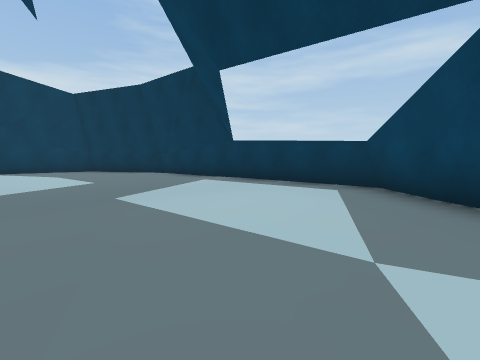
[1] (above)

16 first-person views from a walk through a scene from a Unity 3-D project. The camera is 1.3 m above the floor, tilts 6° down and sees 90° across. The floor is counted in squares, 2 m on a side. Each view is taken from the middle of a square. On the plan, view 1 faces up. The plan holds only what a view shows up to about 9 squares ahead; the rest is blank. The place goes on beyond the plan. The player character is not drawn.

[2]
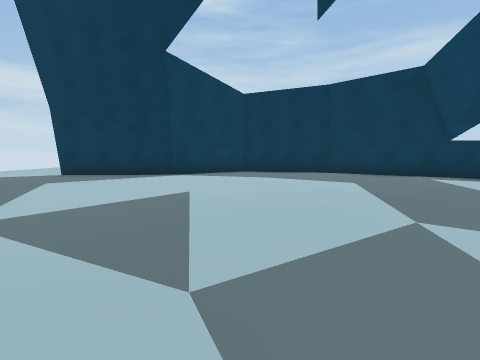

[3]
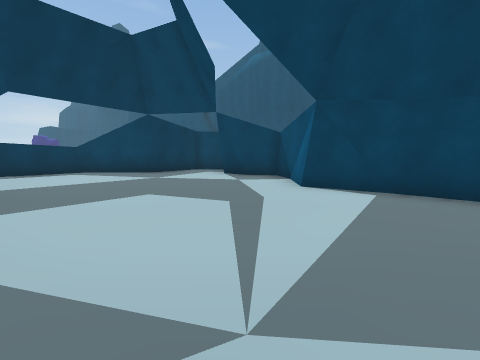

[4]
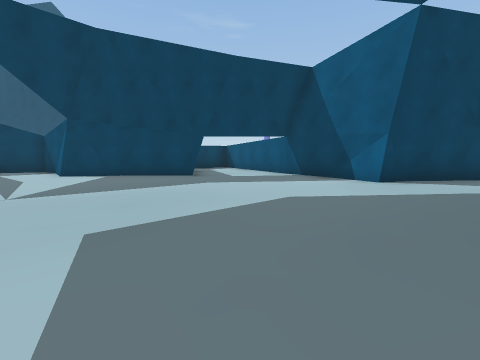

[5]
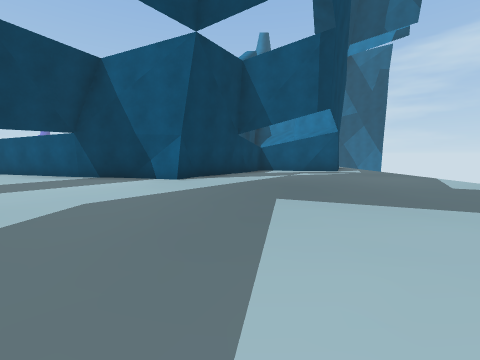

[6]
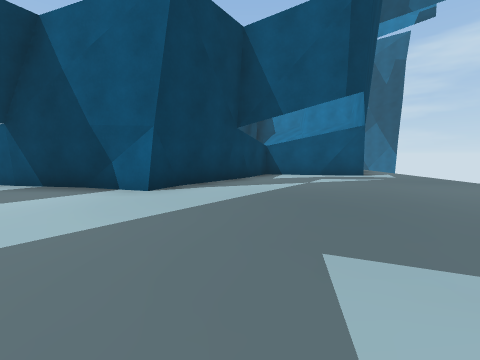

[7]
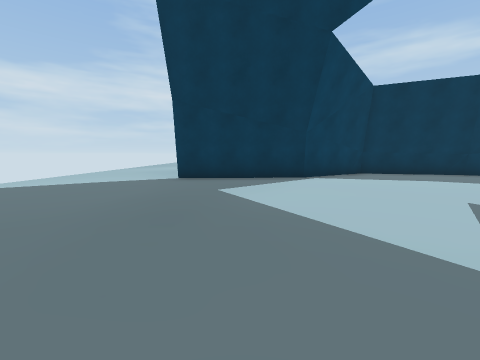

[8]
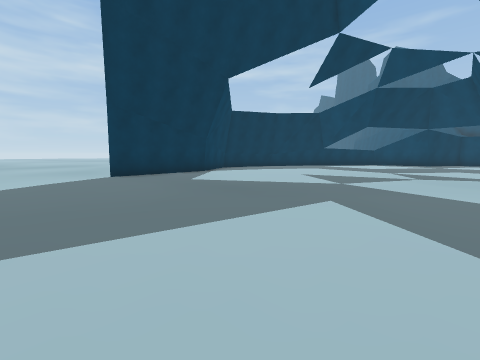

[9]
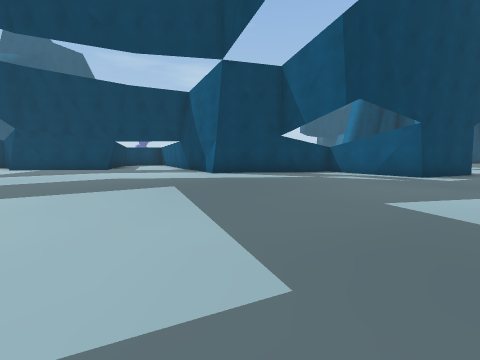

[10]
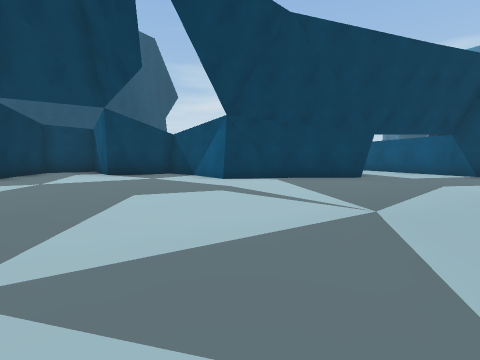

[11]
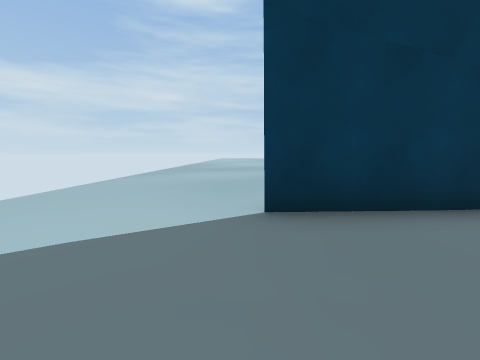

[12]
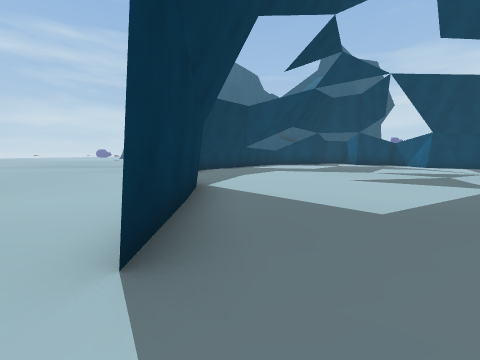

[13]
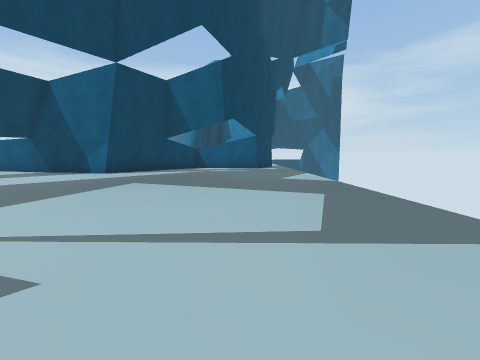

[14]
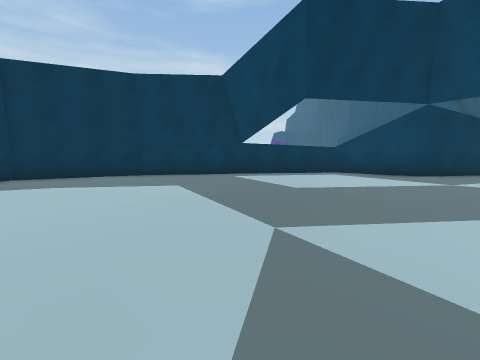

[15]
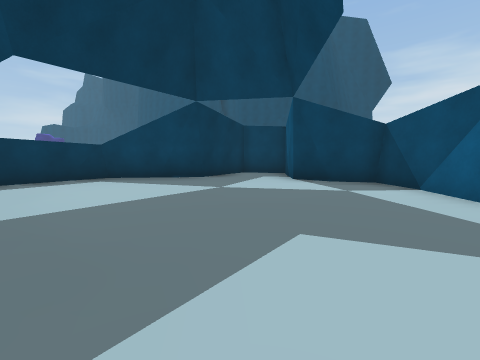

[16]
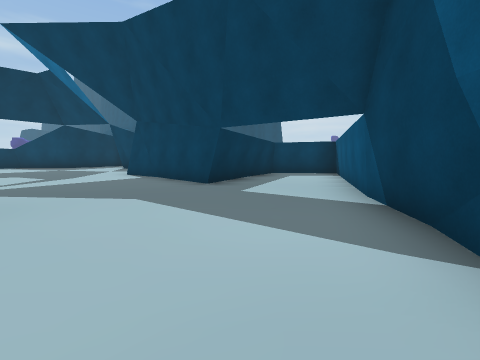

### Floor plan
Points are (right, up) in squares from view 1. A wall is a line through its corners. A room is listed if a view was taken in it or the views show most of it. See-through windows are left out.
Room 1 (views 1, 2, 3, 4, 5, 6, 7, 8, 9, 10, 11, 12, 13, 14, 15, 16)
walls: (-1.9, -3.5) (-1, -2.3) (0.4, -2.4); (-8.1, -7.5) (-5.2, -7.9); (-0.2, -2.5) (1.5, -2.2) (1.9, -0.7); (-8.7, -8) (-8.4, -7.3) (-6.9, -7.8); (-2.7, 8.6) (-5.8, 9.3) (-8.2, 7.8) (-11.8, 7.6); (-5.4, -7.9) (-0.6, -9.3); (-0.3, 6.9) (-2.8, 8.8); (0, 6.8) (-0.9, 7.2); (1.7, -1.2) (2.3, -0.4) (4.4, -0.5) (4.7, 0.8); (-1, -7) (-3.7, -5.4) (-1.4, -3); (2.7, 2.8) (2.5, 4.7) (-0.2, 6.8); (-10.3, -9.9) (-8.4, -7.6); (4.3, 1.2) (2.9, 2) (2.7, 3.3); (-14.8, -12.8) (-13.8, -10.4) (-10.9, -11) (-10.1, -9.5)

Where each view was taken, in squares from view 1:
view 1: 0 up, 0 right, facing up
view 2: 0 up, 6 left, facing up
view 3: 1 down, 6 left, facing right
view 4: 1 down, 10 left, facing down-right
view 5: 1 down, 10 left, facing down
view 6: 3 down, 10 left, facing down
view 7: 1 up, 10 left, facing up
view 8: 0 up, 14 left, facing up-right
view 9: 2 down, 15 left, facing down-right
view 10: 2 up, 6 left, facing down-right
view 11: 5 up, 12 left, facing up
view 12: 7 up, 13 left, facing right
view 13: 1 up, 13 left, facing down
view 14: 1 up, 6 left, facing up-right
view 15: 1 up, 4 left, facing right
view 16: 6 down, 9 left, facing right
